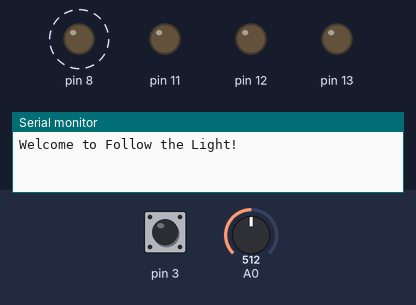
The sketch below on a simulated Arduino Uno, built with avr-gcc and run on an emulated ATmega328P. Shown: output pins drawn as LEDs (lit = HIGH), the last lines printed to the serial monitor. Dashed ring = blinking. Inputs (shaded band) come from the test bench; at power-on: pin 3 HIGH, A0 = 512. Random numbers use the default seed unless the sketch sets one.

Above: at 1.8 s.
1.9 s: pin 3 pulled LOW for 1.25 s
At 2.4 s:
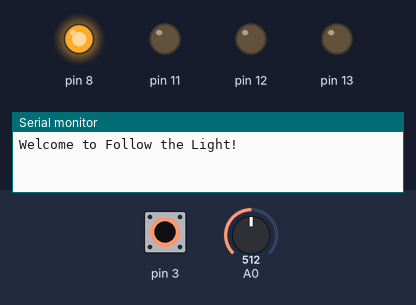
At 5.0 s:
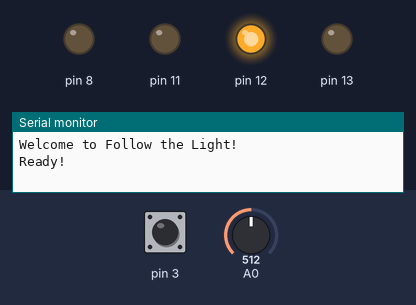
7.1 s: A0 set to 0
9.3 s: A0 set to 18
At 9.81 s:
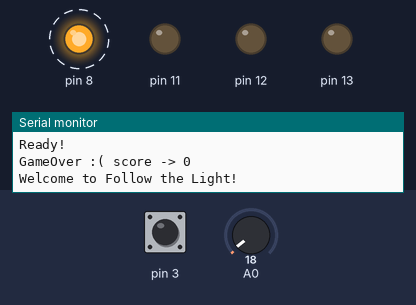
Timing chart, 0 to 19.0 s (numbered marks = the images above; inputs shaded):
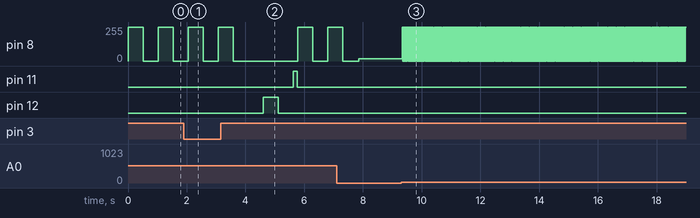

The sketch:

follow_the_light.ino
```cpp
/*
 * ===================================================================
 * Prima consegna di Sistemi Embedded e Internet of things
 * Savini Gianni 731806
 *
 * Follow the Light
 *
 * Note: per un malfunzionamento della libreria, ho aggiunto un metodo
 * che effutttua un reset del Timer1 senza attivare l'interrupt (cosa
 * che invece fa il metodo start() di libreria). Questo metodo è da
 * aggiungere a TimerOne.h della libreria TimerOne scaricata dall'IDE:

 void restartOne() __attribute__((always_inline)) {
 TCCR1B = 0;
 TCNT1 = 1;    // TODO: does this cause an undesired interrupt?
 resume();
 }
 * ===================================================================
 */

 //Includo le librerie utili al programma
#include "TimerOne.h"     //link della libreria timer usata: http://code.google.com/p/arduino-timerone/
#include "Led.h"
#include "ButtonImpl.h"
#include "Potentiometer.h"

//Definisco le macro dei miei componenti
#define LED1 11
#define LED2 12
#define LED3 13
#define LED_W 8
#define BOTT1 3
#define BOTT2 4
#define BOTT3 5
#define BOUCING 150

//Definisco macro utili al sistema
#define TIME_TO_GUESS 5000000      //tempo a disposizione del giocatore per indovinare
#define SET_LEV 128
#define MAX_DIFF 8
#define INIT 0
#define FIRST 1
#define SECOND 2
#define SIZE 20

Light* led1;
Light* led2;
Light* led3;
Light* ledw;

Button* btn1;
Button* btn2;
Button* btn3;

Potentiometer* pot;

int lengthOfSequence = INIT;
int state = INIT;
int sequenceToGuess[SIZE];
int index = INIT;
int difficult;
int freq;
int score = 0;
bool gameover;    //modificabile solo nella funzione init_condition, e dall'interrupt del timer1


void setup() {
  Serial.begin(9600);
  led1 = new Led(LED1);
  led2 = new Led(LED2);
  led3 = new Led(LED3);
  ledw = new Led(LED_W);

  btn1 = new ButtonImpl(BOTT1);
  btn2 = new ButtonImpl(BOTT2);
  btn3 = new ButtonImpl(BOTT3);
  pot = new Potentiometer(A0);
  btn1->att_int(firstState);
  Timer1.attachInterrupt(lose);              //Mettere attachInterrupt nel loop o altre funzioni (che non siano setup) da problemi, del tipo che parte l'interrupt
  Timer1.initialize(TIME_TO_GUESS);          //Quando viene eseguito, non fa altro che settare gameover a true, e il gioco finisce
}
//Note: ancora non gestico i punti e il potenziometro
void loop() {
  switch(state) {
    case INIT:
                init_condition();                           //Primo stato
                break;
    case FIRST:
                btn1->dett_int(BOTT1);                      //Disattivo l'interrupt legato al bottone 1, tramite metodo implementato in ButtonImpl.cpp
                showSequence();                             //Secondo stato
                break;
    case SECOND:
                guessSequence();                            //Terzo stato
                break;
  }
}

void init_condition() {
  //Il timer parte subito dopo  l'inizio del loop, quindi come prima cosa lo fermo
  Timer1.stop();
  gameover = false;       //Ogni volta che perdo, e reinizio una partita, deve essere false.
  Serial.println("Welcome to Follow the Light!");
  //questo codice verrà messo in una funzione che riutilizzerò
  while(state == INIT) {
    setDifficult();
    ledw->switchOn();
    delay(freq);
    ledw->switchOff();
    delay(freq);
  }
}
//Confronto la sequenza con i bottoni che premo io, uno ad uno
void compareToSequence(int num) {
  digitalWrite(num, HIGH);
  delay(BOUCING);
  digitalWrite(num, LOW);
  sequenceToGuess[index] == num ? guess() : reset();
}

void blinky(int pinToSwitchOn) {
  digitalWrite(pinToSwitchOn, HIGH);
  delay(freq);
  digitalWrite(pinToSwitchOn, LOW);
  delay(freq);
}
//Mostra la sequenza contenuta nel vettore
void showSequence() {
  delay(500);
  for(int i = 0; i < lengthOfSequence ; i++) {
    blinky(sequenceToGuess[i]);
  }
  lengthOfSequence++;                            //Aggiungo un led alla sequenza
  int pinToSwitchOn = random(LED1, LED3 + 1);
  sequenceToGuess[lengthOfSequence - 1] = pinToSwitchOn;
  blinky(pinToSwitchOn);
  state = SECOND;
  Timer1.restartOne();
}

void guessSequence() {
    //Controllo che bottone viene premuto, se nessuno di essi viene premuto, eseuguo una funzione vuota ( empty() ) per rispettare la sintassi deella ternaria.
    if(!gameover) {
      btn1->isPressed() ? compareToSequence(LED1) : btn2->isPressed() ? compareToSequence(LED2) : btn3->isPressed() ? compareToSequence(LED3) : empty();
    } else {
      reset();
    }
}
//Se indovino incremento index, in modo che al prossimo passaggio il confronto venga fatto sul numero successivo della sequenza
void guess() {
  index++;
  // se l'indice è uguale alla lunghezza della sequenza, esegue la funzione  points, che assegna i punti
  if(index == lengthOfSequence){
    points();
  }
}
//Metodo che assegna i punti e riporta alla visualizzazione della sequenza con l'aggiunta di un led
void points() {
  score += lengthOfSequence * difficult;
  Timer1.stop();                              //Quando indovino stoppo il timer, so no parte l'interrupt
//  Timer1.setPeriod(5000000);                  //Codice opzionale
//  Timer1.stop();
  state = FIRST;                              //Permette di tornare a showSequence()
  index = INIT;                               //Permette di scorrre il vettore che contiene i numeri della sequenza
}
//funzione vuota
void empty() {

}
//Setta difficolta del gioco (velocità col quale la sequenza si manifesta) e il moltiplicatore
void setDifficult() {
  freq = pot->readValue();
  difficult = MAX_DIFF - freq/SET_LEV;
}

void firstState() {
  if(state == INIT) {
    Serial.println("Ready!");
    state = FIRST;
  }
}

void lose() {
  gameover = true;
}
//Metodo che riporta a default tutti i parametri
void reset() {
  btn1->att_int(firstState);                    //Riattacco l'interrupt a btn1
  Serial.print("GameOver :( score -> ");        //Stampa seriale dei punti
  Serial.println(score);
  index = INIT;
  lengthOfSequence = INIT;
  score = INIT;
  state = INIT;
}
```

Button.h
```cpp
#ifndef __BUTTON__
#define __BUTTON__

class Button {

public:
  virtual bool isPressed() = 0;
  virtual bool att_int(void (*func) (void)) = 0;
  virtual void dett_int(int)= 0;
  virtual int getPin() = 0;

};

#endif
```

ButtonImpl.cpp
```cpp
#include "ButtonImpl.h"
#include "Arduino.h"

ButtonImpl::ButtonImpl(int pin){
  this->pin = pin;
  pinMode(pin, INPUT_PULLUP);
}

bool ButtonImpl::isPressed(){
  return digitalRead(pin) == HIGH;
}

bool ButtonImpl::att_int(void (*func)(void) ){
  if(this->pin == 2 || this->pin == 3) {
    attachInterrupt(digitalPinToInterrupt(pin), &(*func), RISING);
    return true;
  } else {

    return false;
  }
}

void ButtonImpl::dett_int(int pin) {
  detachInterrupt(digitalPinToInterrupt(pin));
}

int ButtonImpl::getPin() {
  return this->pin;
}
```

ButtonImpl.h
```cpp
#ifndef __BUTTONIMPL__
#define __BUTTONIMPL__

#include "Button.h"

class ButtonImpl: public Button {

public:
  ButtonImpl(int pin);
  bool isPressed();
  bool att_int(void (*func)(void) );
  void dett_int(int);
  int getPin();

private:
  int pin;
};

#endif
```

Led.cpp
```cpp
#include "Led.h"
#include "Arduino.h"

Led::Led(int pin){
  this->pin = pin;
  pinMode(pin,OUTPUT);
}

void Led::switchOn(){
  digitalWrite(pin,HIGH);
}

void Led::switchOff(){
  digitalWrite(pin,LOW);
}

int Led::getPin() {
  return this->pin;
}
```

Led.h
```cpp
#ifndef __LED__
#define __LED__

#include "Light.h"

class Led: public Light {
public:
  Led(int pin);
  void switchOn();
  void switchOff();
  int getPin();
private:
  int pin;
};

#endif
```

Light.h
```cpp
#ifndef __LIGHT__
#define __LIGHT__

class Light {
public:
  virtual void switchOn() = 0;
  virtual void switchOff() = 0;
  virtual int getPin() = 0;
};

#endif
```

Potentiometer.cpp
```cpp
#include "Arduino.h"
#include "Potentiometer.h"

Potentiometer::Potentiometer(int pin) {
  this->pin = pin;
  pinMode(pin, INPUT);
}

int Potentiometer::readValue() {
  return analogRead(pin);
}
```

Potentiometer.h
```cpp
#ifndef __POTENTIOMETER__
#define __POTENTIOMETER__

class Potentiometer {
  public:
    Potentiometer(int pin);
    int readValue();
  private:
    int pin;
};

#endif
```

Measured:
- after the input at 1.9 s, pin 11: LOW → HIGH after 3.7 s, → LOW 0.15 s later; pin 12: LOW → HIGH after 2.7 s, → LOW 0.51 s later
- after the input at 9.3 s, pin 8: alternates 255/255 for 0.02 s and 0/255 for 0.02 s, starting at once
